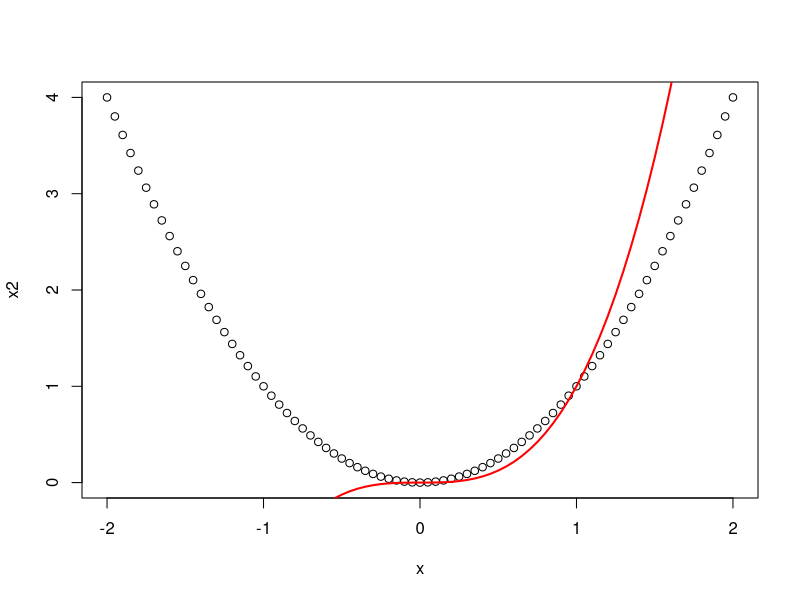

Generate this figure with R:
## ---- chunk 1
x <- seq(-2, 2, 0.05)
x2 <- x^2
x3 <- x^3
plot(x, x2)
lines(x, x3, lwd = 2, col = "red")
